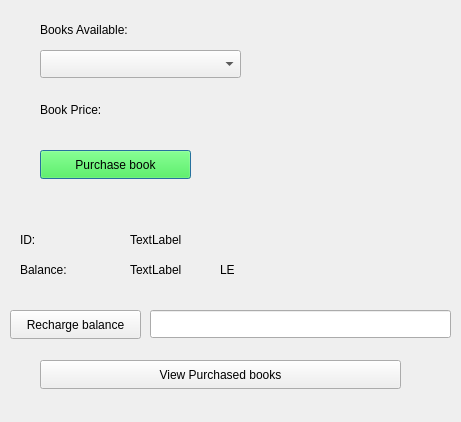
<?xml version="1.0" encoding="UTF-8"?>
<ui version="4.0">
 <class>FDialog</class>
 <widget class="QDialog" name="FDialog">
  <property name="geometry">
   <rect>
    <x>0</x>
    <y>0</y>
    <width>461</width>
    <height>422</height>
   </rect>
  </property>
  <property name="windowTitle">
   <string>Dialog</string>
  </property>
  <widget class="QComboBox" name="comboBox">
   <property name="geometry">
    <rect>
     <x>40</x>
     <y>50</y>
     <width>201</width>
     <height>28</height>
    </rect>
   </property>
  </widget>
  <widget class="QLabel" name="label">
   <property name="geometry">
    <rect>
     <x>40</x>
     <y>20</y>
     <width>141</width>
     <height>20</height>
    </rect>
   </property>
   <property name="text">
    <string>Books Available:</string>
   </property>
  </widget>
  <widget class="QLabel" name="label_2">
   <property name="geometry">
    <rect>
     <x>40</x>
     <y>100</y>
     <width>91</width>
     <height>20</height>
    </rect>
   </property>
   <property name="text">
    <string>Book Price:</string>
   </property>
  </widget>
  <widget class="QLabel" name="label_bookprice">
   <property name="geometry">
    <rect>
     <x>150</x>
     <y>100</y>
     <width>261</width>
     <height>20</height>
    </rect>
   </property>
   <property name="text">
    <string/>
   </property>
  </widget>
  <widget class="QPushButton" name="pushButton_purchsebook">
   <property name="geometry">
    <rect>
     <x>40</x>
     <y>150</y>
     <width>151</width>
     <height>29</height>
    </rect>
   </property>
   <property name="styleSheet">
    <string notr="true">background-color: rgb(40, 255, 40);
font: 700 10pt &quot;Segoe UI&quot;;</string>
   </property>
   <property name="text">
    <string>Purchase book</string>
   </property>
  </widget>
  <widget class="QLabel" name="label_3">
   <property name="geometry">
    <rect>
     <x>20</x>
     <y>230</y>
     <width>63</width>
     <height>20</height>
    </rect>
   </property>
   <property name="text">
    <string>ID:</string>
   </property>
  </widget>
  <widget class="QLabel" name="label_4">
   <property name="geometry">
    <rect>
     <x>20</x>
     <y>260</y>
     <width>63</width>
     <height>20</height>
    </rect>
   </property>
   <property name="text">
    <string>Balance:</string>
   </property>
  </widget>
  <widget class="QLineEdit" name="lineEdit">
   <property name="geometry">
    <rect>
     <x>150</x>
     <y>310</y>
     <width>301</width>
     <height>28</height>
    </rect>
   </property>
  </widget>
  <widget class="QPushButton" name="pushButton_purchasedbooks">
   <property name="geometry">
    <rect>
     <x>40</x>
     <y>360</y>
     <width>361</width>
     <height>29</height>
    </rect>
   </property>
   <property name="text">
    <string>View Purchased books</string>
   </property>
  </widget>
  <widget class="QPushButton" name="pushButton_recharge">
   <property name="geometry">
    <rect>
     <x>10</x>
     <y>310</y>
     <width>131</width>
     <height>29</height>
    </rect>
   </property>
   <property name="text">
    <string>Recharge balance</string>
   </property>
  </widget>
  <widget class="QLabel" name="label_balance">
   <property name="geometry">
    <rect>
     <x>130</x>
     <y>260</y>
     <width>63</width>
     <height>20</height>
    </rect>
   </property>
   <property name="text">
    <string>TextLabel</string>
   </property>
  </widget>
  <widget class="QLabel" name="label_id">
   <property name="geometry">
    <rect>
     <x>130</x>
     <y>230</y>
     <width>63</width>
     <height>20</height>
    </rect>
   </property>
   <property name="text">
    <string>TextLabel</string>
   </property>
  </widget>
  <widget class="QLabel" name="label_7">
   <property name="geometry">
    <rect>
     <x>220</x>
     <y>260</y>
     <width>63</width>
     <height>20</height>
    </rect>
   </property>
   <property name="text">
    <string>LE</string>
   </property>
  </widget>
  <widget class="QLabel" name="label_bookmessage">
   <property name="geometry">
    <rect>
     <x>40</x>
     <y>120</y>
     <width>171</width>
     <height>20</height>
    </rect>
   </property>
   <property name="text">
    <string/>
   </property>
  </widget>
  <widget class="QLabel" name="label_negamount">
   <property name="geometry">
    <rect>
     <x>150</x>
     <y>290</y>
     <width>301</width>
     <height>16</height>
    </rect>
   </property>
   <property name="styleSheet">
    <string notr="true"/>
   </property>
   <property name="text">
    <string/>
   </property>
  </widget>
 </widget>
 <resources/>
 <connections/>
</ui>
